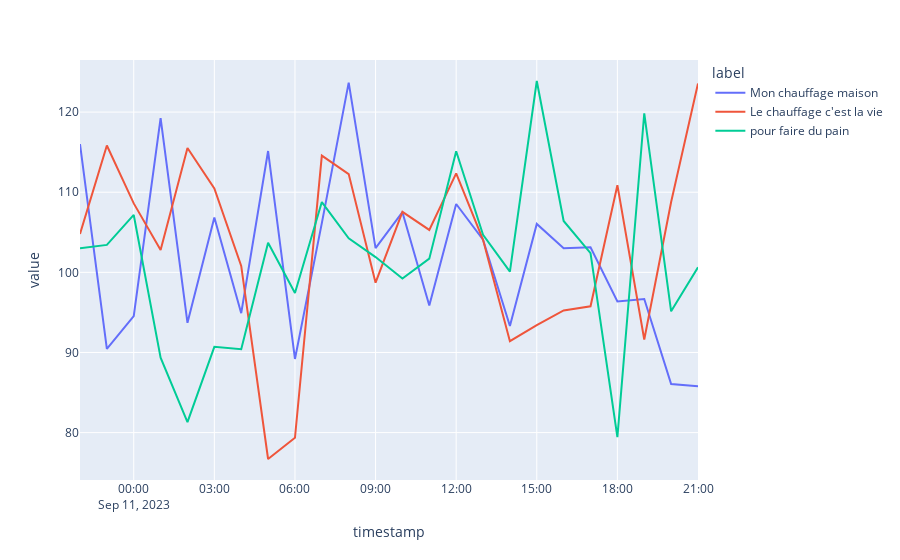

Here is the notebook cell this chart was saved with:
### Code cell
df_validation.plot(x="timestamp", y="value", color="label", backend="plotly")

### Figure 1 — Plotly figure (JSON) as saved in the notebook; plotly's stock layout.template omitted (floating-point values rounded to 4 significant figures)
{"data": [{"hovertemplate": "label=Mon chauffage maison<br>timestamp=%{x}<br>value=%{y}<extra></extra>", "legendgroup": "Mon chauffage maison", "line": {"color": "#636efa", "dash": "solid"}, "marker": {"symbol": "circle"}, "mode": "lines", "name": "Mon chauffage maison", "orientation": "v", "showlegend": true, "type": "scatter", "x": ["2023-09-11T21:00:00", "2023-09-11T20:00:00", "2023-09-11T19:00:00", "2023-09-11T18:00:00", "2023-09-11T17:00:00", "2023-09-11T16:00:00", "2023-09-11T15:00:00", "2023-09-11T14:00:00", "2023-09-11T13:00:00", "2023-09-11T12:00:00", "2023-09-11T11:00:00", "2023-09-11T10:00:00", "2023-09-11T09:00:00", "2023-09-11T08:00:00", "2023-09-11T07:00:00", "2023-09-11T06:00:00", "2023-09-11T05:00:00", "2023-09-11T04:00:00", "2023-09-11T03:00:00", "2023-09-11T02:00:00", "2023-09-11T01:00:00", "2023-09-11T00:00:00", "2023-09-10T23:00:00", "2023-09-10T22:00:00"], "xaxis": "x", "y": [85.77, 86.07, 96.68, 96.36, 103.1, 103.0, 106.0, 93.3, 104.1, 108.5, 95.86, 107.5, 103.0, 123.7, 106.2, 89.19, 115.1, 94.9, 106.8, 93.7, 119.3, 94.53, 90.45, 116.0], "yaxis": "y"}, {"hovertemplate": "label=Le chauffage c'est la vie<br>timestamp=%{x}<br>value=%{y}<extra></extra>", "legendgroup": "Le chauffage c'est la vie", "line": {"color": "#EF553B", "dash": "solid"}, "marker": {"symbol": "circle"}, "mode": "lines", "name": "Le chauffage c'est la vie", "orientation": "v", "showlegend": true, "type": "scatter", "x": ["2023-09-11T21:00:00", "2023-09-11T20:00:00", "2023-09-11T19:00:00", "2023-09-11T18:00:00", "2023-09-11T17:00:00", "2023-09-11T16:00:00", "2023-09-11T15:00:00", "2023-09-11T14:00:00", "2023-09-11T13:00:00", "2023-09-11T12:00:00", "2023-09-11T11:00:00", "2023-09-11T10:00:00", "2023-09-11T09:00:00", "2023-09-11T08:00:00", "2023-09-11T07:00:00", "2023-09-11T06:00:00", "2023-09-11T05:00:00", "2023-09-11T04:00:00", "2023-09-11T03:00:00", "2023-09-11T02:00:00", "2023-09-11T01:00:00", "2023-09-11T00:00:00", "2023-09-10T23:00:00", "2023-09-10T22:00:00"], "xaxis": "x", "y": [123.6, 108.8, 91.62, 110.9, 95.76, 95.24, 93.42, 91.41, 104.1, 112.3, 105.3, 107.6, 98.72, 112.3, 114.6, 79.36, 76.71, 100.8, 110.5, 115.5, 102.8, 108.6, 115.8, 104.8], "yaxis": "y"}, {"hovertemplate": "label=pour faire du pain<br>timestamp=%{x}<br>value=%{y}<extra></extra>", "legendgroup": "pour faire du pain", "line": {"color": "#00cc96", "dash": "solid"}, "marker": {"symbol": "circle"}, "mode": "lines", "name": "pour faire du pain", "orientation": "v", "showlegend": true, "type": "scatter", "x": ["2023-09-11T21:00:00", "2023-09-11T20:00:00", "2023-09-11T19:00:00", "2023-09-11T18:00:00", "2023-09-11T17:00:00", "2023-09-11T16:00:00", "2023-09-11T15:00:00", "2023-09-11T14:00:00", "2023-09-11T13:00:00", "2023-09-11T12:00:00", "2023-09-11T11:00:00", "2023-09-11T10:00:00", "2023-09-11T09:00:00", "2023-09-11T08:00:00", "2023-09-11T07:00:00", "2023-09-11T06:00:00", "2023-09-11T05:00:00", "2023-09-11T04:00:00", "2023-09-11T03:00:00", "2023-09-11T02:00:00", "2023-09-11T01:00:00", "2023-09-11T00:00:00", "2023-09-10T23:00:00", "2023-09-10T22:00:00"], "xaxis": "x", "y": [100.6, 95.14, 119.9, 79.43, 102.4, 106.4, 123.9, 100.1, 104.7, 115.1, 101.7, 99.24, 101.9, 104.2, 108.8, 97.43, 103.7, 90.41, 90.7, 81.31, 89.35, 107.2, 103.4, 103.0], "yaxis": "y"}], "layout": {"legend": {"title": {"text": "label"}, "tracegroupgap": 0}, "margin": {"t": 60}, "xaxis": {"anchor": "y", "domain": [0, 1], "title": {"text": "timestamp"}}, "yaxis": {"anchor": "x", "domain": [0, 1], "title": {"text": "value"}}}}
